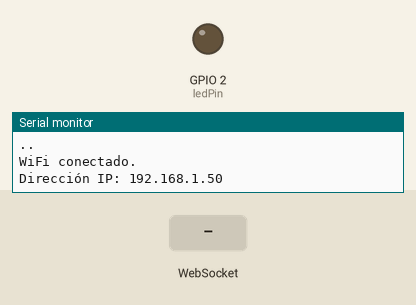
Recording of a program running on a simulated ESP8266 (Wemos D1 mini). Shown: output pins drawn as LEDs (lit = HIGH), the last lines printed to the serial monitor. The test bench sets the inputs (shaded band). WiFi joins after 1.5 s; servers stay silent unless stated; storage starts empty; not simulated (calls return 0 or success): secrets.h.

Above: at 3.2 s.
3.3 s: WebSocket text "ON" received
At 4.6 s:
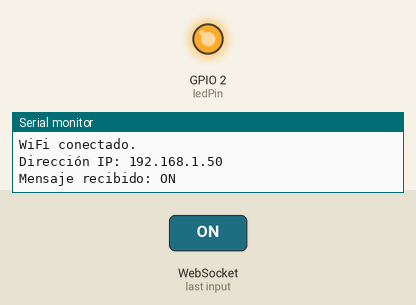
7.8 s: WebSocket text "OFF" received
At 9.2 s:
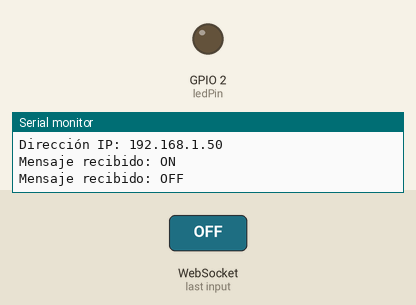
Timing chart, 0 to 10.8 s (numbered marks = the images above; inputs shaded):
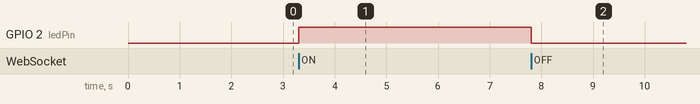

Measured:
- after the input at 3.3 s, GPIO 2 (ledPin): LOW → HIGH at once
- after the input at 7.8 s, GPIO 2 (ledPin): HIGH → LOW at once

The program:

main.cpp
```cpp
#include <Arduino.h>

#include <ESP8266WiFi.h>
#include <WebSocketsServer.h>
#include <FS.h>
#include "secrets.h"
/*// Configura los detalles de tu red WiFi
const char* ssid = "TU_SSID";
const char* password = "TU_PASSWORD";
en secrets.h
*/
// Inicializa el servidor WebSocket en el puerto 81
WebSocketsServer webSocket = WebSocketsServer(81);
WiFiServer server(80);
void webSocketEvent(uint8_t num, WStype_t type, uint8_t * payload, size_t length);
const int ledPin = LED_BUILTIN; // Pin al que está conectado el LED

void setup() {
  Serial.begin(115200);
  pinMode(ledPin, OUTPUT);
  digitalWrite(ledPin, LOW); // LED apagado inicialmente

  // Conecta a la red WiFi
  WiFi.begin(ssid, password);
  Serial.println("Conectando a WiFi...");
  while (WiFi.status() != WL_CONNECTED) {
    delay(1000);
    Serial.print(".");
  }
  Serial.println("");
  Serial.println("WiFi conectado.");
  Serial.print("Dirección IP: ");
  Serial.println(WiFi.localIP());

  // Inicia el servidor WebSocket
  webSocket.begin();
  webSocket.onEvent(webSocketEvent);

  // Inicia SPIFFS
  if (!SPIFFS.begin()) {
    Serial.println("Error al montar SPIFFS");
    return;
  }

  // Inicia el servidor web
  server.begin();
}

void loop() {
  webSocket.loop();
  WiFiClient client = server.available();
  if (client) {
    Serial.println("Nuevo cliente");
    String currentLine = "";
    while (client.connected()) {
      if (client.available()) {
        char c = client.read();
        Serial.write(c);
        if (c == '\n') {
          if (currentLine.length() == 0) {
            // Sirve el archivo HTML desde SPIFFS
            File file = SPIFFS.open("/index.html", "r");
            if (!file) {
              Serial.println("Error al abrir index.html");
              client.print("HTTP/1.1 500 Internal Server Error\r\n");
              client.print("Content-Type: text/plain\r\n\r\n");
              client.print("500 Internal Server Error");
            } else {
              client.print("HTTP/1.1 200 OK\r\n");
              client.print("Content-Type: text/html\r\n\r\n");
              while (file.available()) {
                client.write(file.read());
              }
              file.close();
            }
            break;
          } else {
            currentLine = "";
          }
        } else if (c != '\r') {
          currentLine += c;
        }
      }
    }
    client.stop();
    Serial.println("Cliente desconectado");
  }
}

void webSocketEvent(uint8_t num, WStype_t type, uint8_t * payload, size_t length) {
  if (type == WStype_TEXT) {
    String msg = String((char *)payload).substring(0, length);
    Serial.println("Mensaje recibido: " + msg);
    if (msg == "ON") {
      digitalWrite(ledPin, HIGH); // Enciende el LED
      webSocket.sendTXT(num, "LED ON");
    } else if (msg == "OFF") {
      digitalWrite(ledPin, LOW); // Apaga el LED
      webSocket.sendTXT(num, "LED OFF");
    }
  }
}
```
